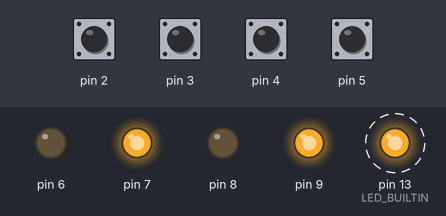
Bench run of a sketch on a simulated Arduino Uno, built with avr-gcc and run on an emulated ATmega328P. Parts: output pins drawn as LEDs (lit = HIGH). Dashed ring = blinking. Inputs (shaded band) come from the test bench; at power-on: pin 2–5 HIGH.

Above: at 1.2 s.
1.3 s: pin 2 pulled LOW for 0.15 s
At 2.4 s:
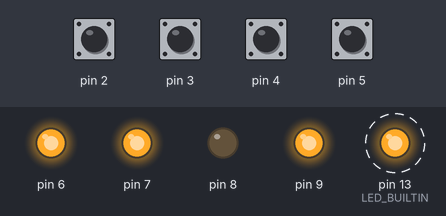
4.3 s: pin 4 pulled LOW for 0.15 s
At 5.37 s:
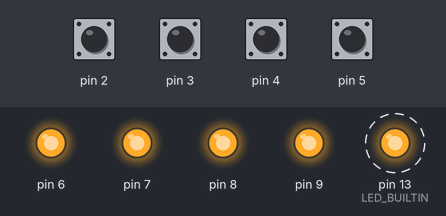
7.3 s: pin 2 pulled LOW for 1 s
At 9.89 s:
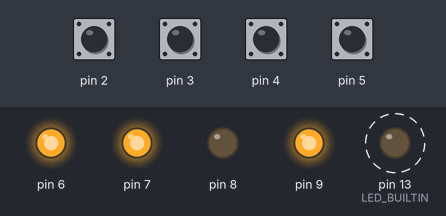
10.7 s: pin 4 pulled LOW for 1 s
At 13.5 s:
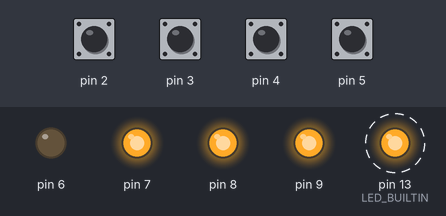
Timing chart, 0 to 15.1 s (numbered marks = the images above; inputs shaded):
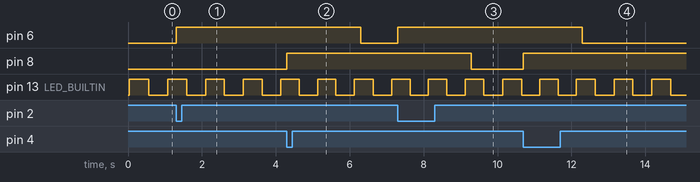

The sketch:

tuda-suda_0.2b.ino
```cpp
#include <Arduino_FreeRTOS.h>
// Почему бы не применить FreeRTOS  :-)

// Всего будет 3 задачи
void Task1( void *pvParameters );
void Task2( void *pvParameters );
void TaskBlink( void *pvParameters );  // Помигаем светодиодом, просто так

// Эти параметры можно менять по вкусу
#define pause 5000    // ms (Пауза между остановкой двигателя и реверсом)
#define mini_pause 500  // ms (Пол периода мигания светодиода)

// the setup function runs once when you press reset or power the board
// Инициализация, выполняется один раз после подачи питания или ресета
void setup() {
  pinMode(2, INPUT_PULLUP); // Первый концевик первого двигателя
  pinMode(3, INPUT_PULLUP); // Второй концевик первого двигателя
  pinMode(4, INPUT_PULLUP); // Первый концевик второго двигателя
  pinMode(5, INPUT_PULLUP); // Второй концевик второго двигателя
  pinMode(6, OUTPUT);       // Реле прямого направления первого двигателя
  digitalWrite(6, HIGH);    // Высокий уровень - реле выключено
  pinMode(7, OUTPUT);       // Реле обратного направления первого двигателя
  digitalWrite(7, HIGH);    // Высокий уровень - реле выключено
  pinMode(8, OUTPUT);       // Реле прямого направления второго двигателя
  digitalWrite(8, HIGH);    // Высокий уровень - реле выключено
  pinMode(9, OUTPUT);      // Реле обратного направления второго двигателя
  digitalWrite(9, HIGH);    // Высокий уровень - реле выключено
  pinMode(LED_BUILTIN, OUTPUT); // Просто светодиод

  if ( (digitalRead(2) == HIGH) && (digitalRead(3) == HIGH) )  {
    digitalWrite(6, LOW);    // Если находимся в промежуточном положении, начинаем движение
  }

  if ( (digitalRead(4) == HIGH) && (digitalRead(5) == HIGH) )  {
    digitalWrite(8, LOW);    // Если находимся в промежуточном положении, начинаем движение
  }

  // Создаём задачи, ничего интересного
  xTaskCreate(
    Task1
    ,  (const portCHAR *)"Tuda1"
    ,  128
    ,  NULL
    ,  3
    ,  NULL );

  xTaskCreate(
    Task2
    ,  (const portCHAR *)"Tuda2"
    ,  128
    ,  NULL
    ,  3
    ,  NULL );

  xTaskCreate(
    TaskBlink
    ,  (const portCHAR *) "Blink"
    ,  128
    ,  NULL
    ,  3
    ,  NULL );
}

void loop()
{
  // Empty. Things are done in Tasks.
  // Тут пусто, так надо
}

/*--------------------------------------------------*/
/*---------------------- Tasks ---------------------*/
/*--------------------------------------------------*/

// Задачи, обработка. Все однотипные, комментарии только в первой задаче

void Task1(void *pvParameters)  // This is a task.
{
  (void) pvParameters;
  for (;;) // Бесконечный цикл
  {
    // Если сработал нужный концевик и второй не сработал (на всякий случай)
    if ( ( digitalRead(2) == LOW ) && ( digitalRead(3) == HIGH ) ) {
      digitalWrite(7, HIGH); // Сразу выключаем двигатель
      digitalWrite(6, HIGH); // Для надёжности выключаем оба реле, на всякий случай
      vTaskDelay(pause / portTICK_PERIOD_MS); // Ждём 5 секунд
        digitalWrite(6, LOW); // Подключаем двигатель
        digitalWrite(7, HIGH);
      while ( digitalRead(2) == LOW ) {
        digitalWrite(6, LOW); // Подключаем двигатель
        digitalWrite(7, HIGH);
      }
      vTaskDelay(5);
    }
    if ( ( digitalRead(3) == LOW ) && ( digitalRead(2) == HIGH ) ) {
      digitalWrite(6, HIGH);
      digitalWrite(7, HIGH);
      vTaskDelay(pause / portTICK_PERIOD_MS);
        digitalWrite(7, LOW);
        digitalWrite(6, HIGH);
      while ( digitalRead(3) == LOW ) {
        digitalWrite(7, LOW);
        digitalWrite(6, HIGH);
      }
      vTaskDelay(5);
    }
  }
}

void Task2(void *pvParameters)  // This is a task.
{
  (void) pvParameters;
  for (;;)
  {
    if ( (digitalRead(4) == LOW ) && ( digitalRead(5) == HIGH ) ) {
      digitalWrite(9, HIGH);
      digitalWrite(8, HIGH);
      vTaskDelay(pause / portTICK_PERIOD_MS);
        digitalWrite(8, LOW);
        digitalWrite(9, HIGH);
      while ( digitalRead(4) == LOW ) {
        digitalWrite(8, LOW);
        digitalWrite(9, HIGH);
      }
      vTaskDelay(5);
    }
    if ( ( digitalRead(5) == LOW ) && ( digitalRead(4) == HIGH ) ) {
      digitalWrite(8, HIGH);
      digitalWrite(9, HIGH);
      vTaskDelay(pause / portTICK_PERIOD_MS);
        digitalWrite(9, LOW);
        digitalWrite(8, HIGH);
      while ( digitalRead(5) == LOW ) {
        digitalWrite(9, LOW);
        digitalWrite(8, HIGH);
      }
      vTaskDelay(5);
    }
  }
}

void TaskBlink(void *pvParameters)
{
  (void) pvParameters;
  for (;;)
  {
    digitalWrite(LED_BUILTIN, HIGH); // светим
    vTaskDelay(mini_pause / portTICK_PERIOD_MS); // ждём
    digitalWrite(LED_BUILTIN, LOW); // не светим
    vTaskDelay(mini_pause / portTICK_PERIOD_MS); // ждём
  }
}
```

Measured:
- after the input at 1.3 s, pin 6: LOW → HIGH at once
- after the input at 4.3 s, pin 8: LOW → HIGH at once
- after the input at 7.3 s, pin 6: LOW → HIGH at once
- after the input at 10.7 s, pin 8: LOW → HIGH at once
- by itself, pin 13 (LED_BUILTIN): alternates HIGH for 0.51 s and LOW for 0.51 s
